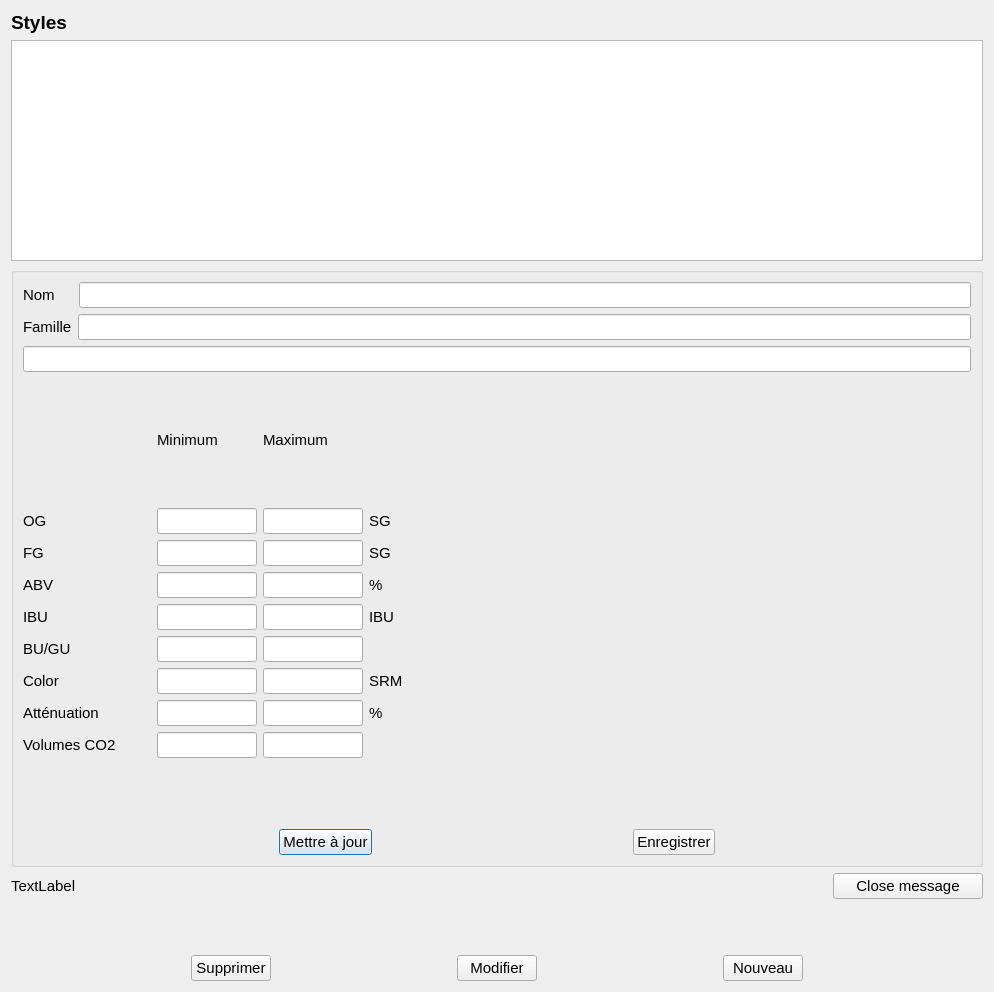
<?xml version="1.0" encoding="UTF-8"?>
<ui version="4.0">
 <class>StyleDialog</class>
 <widget class="QDialog" name="StyleDialog">
  <property name="geometry">
   <rect>
    <x>0</x>
    <y>0</y>
    <width>994</width>
    <height>992</height>
   </rect>
  </property>
  <property name="font">
   <font>
    <pointsize>11</pointsize>
   </font>
  </property>
  <property name="windowTitle">
   <string>Profil d'eau</string>
  </property>
  <layout class="QVBoxLayout" name="verticalLayout_2">
   <item>
    <widget class="QLabel" name="label_15">
     <property name="font">
      <font>
       <pointsize>14</pointsize>
       <bold>true</bold>
      </font>
     </property>
     <property name="text">
      <string>Styles</string>
     </property>
    </widget>
   </item>
   <item>
    <widget class="QListView" name="styleList"/>
   </item>
   <item>
    <widget class="QGroupBox" name="groupBoxNew">
     <property name="minimumSize">
      <size>
       <width>0</width>
       <height>600</height>
      </size>
     </property>
     <property name="maximumSize">
      <size>
       <width>16777215</width>
       <height>900</height>
      </size>
     </property>
     <property name="title">
      <string/>
     </property>
     <layout class="QVBoxLayout" name="verticalLayout">
      <item>
       <layout class="QHBoxLayout" name="horizontalLayout_2">
        <item>
         <widget class="QLabel" name="nameLabel">
          <property name="minimumSize">
           <size>
            <width>50</width>
            <height>0</height>
           </size>
          </property>
          <property name="text">
           <string>Nom</string>
          </property>
         </widget>
        </item>
        <item>
         <widget class="QLineEdit" name="nameEdit"/>
        </item>
       </layout>
      </item>
      <item>
       <layout class="QHBoxLayout" name="horizontalLayout_4">
        <item>
         <widget class="QLabel" name="familyLabel">
          <property name="text">
           <string>Famille</string>
          </property>
         </widget>
        </item>
        <item>
         <widget class="QLineEdit" name="familyEdit"/>
        </item>
       </layout>
      </item>
      <item>
       <widget class="QLineEdit" name="idEdit"/>
      </item>
      <item>
       <layout class="QHBoxLayout" name="horizontalLayout_5">
        <item>
         <layout class="QGridLayout" name="gridLayout">
          <item row="0" column="0">
           <widget class="QLabel" name="label_14">
            <property name="text">
             <string/>
            </property>
           </widget>
          </item>
          <item row="0" column="1">
           <widget class="QLabel" name="label_12">
            <property name="text">
             <string>Minimum</string>
            </property>
           </widget>
          </item>
          <item row="0" column="2">
           <widget class="QLabel" name="label_13">
            <property name="text">
             <string>Maximum</string>
            </property>
           </widget>
          </item>
          <item row="1" column="0">
           <widget class="QLabel" name="label">
            <property name="text">
             <string>OG</string>
            </property>
           </widget>
          </item>
          <item row="1" column="1">
           <widget class="QLineEdit" name="OGMinEdit">
            <property name="maximumSize">
             <size>
              <width>100</width>
              <height>16777215</height>
             </size>
            </property>
           </widget>
          </item>
          <item row="1" column="2">
           <widget class="QLineEdit" name="OGMaxEdit">
            <property name="maximumSize">
             <size>
              <width>100</width>
              <height>16777215</height>
             </size>
            </property>
           </widget>
          </item>
          <item row="1" column="3">
           <widget class="QLabel" name="calciumUnitLabel">
            <property name="text">
             <string>SG</string>
            </property>
           </widget>
          </item>
          <item row="2" column="0">
           <widget class="QLabel" name="label_2">
            <property name="text">
             <string>FG</string>
            </property>
           </widget>
          </item>
          <item row="2" column="1">
           <widget class="QLineEdit" name="FGMinEdit">
            <property name="maximumSize">
             <size>
              <width>100</width>
              <height>16777215</height>
             </size>
            </property>
           </widget>
          </item>
          <item row="2" column="2">
           <widget class="QLineEdit" name="FGMaxEdit">
            <property name="maximumSize">
             <size>
              <width>100</width>
              <height>16777215</height>
             </size>
            </property>
           </widget>
          </item>
          <item row="2" column="3">
           <widget class="QLabel" name="label_10">
            <property name="text">
             <string>SG</string>
            </property>
           </widget>
          </item>
          <item row="3" column="0">
           <widget class="QLabel" name="label_3">
            <property name="text">
             <string>ABV</string>
            </property>
           </widget>
          </item>
          <item row="3" column="1">
           <widget class="QLineEdit" name="ABVMinEdit">
            <property name="maximumSize">
             <size>
              <width>100</width>
              <height>16777215</height>
             </size>
            </property>
           </widget>
          </item>
          <item row="3" column="2">
           <widget class="QLineEdit" name="ABVMaxEdit">
            <property name="maximumSize">
             <size>
              <width>100</width>
              <height>16777215</height>
             </size>
            </property>
           </widget>
          </item>
          <item row="3" column="3">
           <widget class="QLabel" name="label_9">
            <property name="text">
             <string>%</string>
            </property>
           </widget>
          </item>
          <item row="4" column="0">
           <widget class="QLabel" name="label_4">
            <property name="text">
             <string>IBU</string>
            </property>
           </widget>
          </item>
          <item row="4" column="1">
           <widget class="QLineEdit" name="IBUMinEdit">
            <property name="maximumSize">
             <size>
              <width>100</width>
              <height>16777215</height>
             </size>
            </property>
           </widget>
          </item>
          <item row="4" column="2">
           <widget class="QLineEdit" name="IBUMaxEdit">
            <property name="maximumSize">
             <size>
              <width>100</width>
              <height>16777215</height>
             </size>
            </property>
           </widget>
          </item>
          <item row="4" column="3">
           <widget class="QLabel" name="label_8">
            <property name="text">
             <string>IBU</string>
            </property>
           </widget>
          </item>
          <item row="5" column="0">
           <widget class="QLabel" name="label_5">
            <property name="text">
             <string>BU/GU</string>
            </property>
           </widget>
          </item>
          <item row="5" column="1">
           <widget class="QLineEdit" name="BUvsGUMinEdit">
            <property name="maximumSize">
             <size>
              <width>100</width>
              <height>16777215</height>
             </size>
            </property>
           </widget>
          </item>
          <item row="5" column="2">
           <widget class="QLineEdit" name="BUvsGUMaxEdit">
            <property name="maximumSize">
             <size>
              <width>100</width>
              <height>16777215</height>
             </size>
            </property>
           </widget>
          </item>
          <item row="5" column="3">
           <widget class="QLabel" name="label_7">
            <property name="text">
             <string/>
            </property>
           </widget>
          </item>
          <item row="6" column="0">
           <widget class="QLabel" name="label_6">
            <property name="text">
             <string>Color</string>
            </property>
           </widget>
          </item>
          <item row="6" column="1">
           <widget class="QLineEdit" name="SRMMinEdit">
            <property name="maximumSize">
             <size>
              <width>100</width>
              <height>16777215</height>
             </size>
            </property>
           </widget>
          </item>
          <item row="6" column="2">
           <widget class="QLineEdit" name="SRMMaxEdit">
            <property name="maximumSize">
             <size>
              <width>100</width>
              <height>16777215</height>
             </size>
            </property>
           </widget>
          </item>
          <item row="6" column="3">
           <widget class="QLabel" name="label_11">
            <property name="text">
             <string>SRM</string>
            </property>
           </widget>
          </item>
          <item row="7" column="0">
           <widget class="QLabel" name="label_17">
            <property name="text">
             <string>Atténuation</string>
            </property>
           </widget>
          </item>
          <item row="7" column="1">
           <widget class="QLineEdit" name="appAttMinEdit">
            <property name="maximumSize">
             <size>
              <width>100</width>
              <height>16777215</height>
             </size>
            </property>
           </widget>
          </item>
          <item row="7" column="2">
           <widget class="QLineEdit" name="appAttMaxEdit">
            <property name="maximumSize">
             <size>
              <width>100</width>
              <height>16777215</height>
             </size>
            </property>
           </widget>
          </item>
          <item row="7" column="3">
           <widget class="QLabel" name="label_16">
            <property name="text">
             <string>%</string>
            </property>
           </widget>
          </item>
          <item row="8" column="0">
           <widget class="QLabel" name="label_18">
            <property name="text">
             <string>Volumes CO2</string>
            </property>
           </widget>
          </item>
          <item row="8" column="1">
           <widget class="QLineEdit" name="CO2MinEdit">
            <property name="maximumSize">
             <size>
              <width>100</width>
              <height>16777215</height>
             </size>
            </property>
           </widget>
          </item>
          <item row="8" column="2">
           <widget class="QLineEdit" name="CO2MaxEdit">
            <property name="maximumSize">
             <size>
              <width>100</width>
              <height>16777215</height>
             </size>
            </property>
           </widget>
          </item>
         </layout>
        </item>
        <item>
         <spacer name="horizontalSpacer_8">
          <property name="orientation">
           <enum>Qt::Horizontal</enum>
          </property>
          <property name="sizeHint" stdset="0">
           <size>
            <width>40</width>
            <height>20</height>
           </size>
          </property>
         </spacer>
        </item>
       </layout>
      </item>
      <item>
       <spacer name="verticalSpacer">
        <property name="orientation">
         <enum>Qt::Vertical</enum>
        </property>
        <property name="sizeType">
         <enum>QSizePolicy::Minimum</enum>
        </property>
        <property name="sizeHint" stdset="0">
         <size>
          <width>20</width>
          <height>65</height>
         </size>
        </property>
       </spacer>
      </item>
      <item>
       <layout class="QHBoxLayout" name="horizontalLayout">
        <item>
         <spacer name="horizontalSpacer">
          <property name="orientation">
           <enum>Qt::Horizontal</enum>
          </property>
          <property name="sizeHint" stdset="0">
           <size>
            <width>40</width>
            <height>20</height>
           </size>
          </property>
         </spacer>
        </item>
        <item>
         <widget class="QPushButton" name="updateButton">
          <property name="text">
           <string>Mettre à jour</string>
          </property>
         </widget>
        </item>
        <item>
         <spacer name="horizontalSpacer_2">
          <property name="orientation">
           <enum>Qt::Horizontal</enum>
          </property>
          <property name="sizeHint" stdset="0">
           <size>
            <width>40</width>
            <height>20</height>
           </size>
          </property>
         </spacer>
        </item>
        <item>
         <widget class="QPushButton" name="addButton">
          <property name="text">
           <string>Enregistrer</string>
          </property>
         </widget>
        </item>
        <item>
         <spacer name="horizontalSpacer_3">
          <property name="orientation">
           <enum>Qt::Horizontal</enum>
          </property>
          <property name="sizeHint" stdset="0">
           <size>
            <width>40</width>
            <height>20</height>
           </size>
          </property>
         </spacer>
        </item>
       </layout>
      </item>
     </layout>
    </widget>
   </item>
   <item>
    <layout class="QHBoxLayout" name="horizontalLayout_15">
     <item>
      <widget class="QLabel" name="labelMessage">
       <property name="sizePolicy">
        <sizepolicy hsizetype="Minimum" vsizetype="Preferred">
         <horstretch>0</horstretch>
         <verstretch>0</verstretch>
        </sizepolicy>
       </property>
       <property name="maximumSize">
        <size>
         <width>99999</width>
         <height>16777215</height>
        </size>
       </property>
       <property name="text">
        <string>TextLabel</string>
       </property>
      </widget>
     </item>
     <item>
      <widget class="QPushButton" name="closeMessageButton">
       <property name="minimumSize">
        <size>
         <width>150</width>
         <height>0</height>
        </size>
       </property>
       <property name="maximumSize">
        <size>
         <width>100</width>
         <height>16777215</height>
        </size>
       </property>
       <property name="text">
        <string>Close message</string>
       </property>
      </widget>
     </item>
    </layout>
   </item>
   <item>
    <layout class="QHBoxLayout" name="horizontalLayout_3">
     <property name="topMargin">
      <number>50</number>
     </property>
     <item>
      <spacer name="horizontalSpacer_4">
       <property name="orientation">
        <enum>Qt::Horizontal</enum>
       </property>
       <property name="sizeHint" stdset="0">
        <size>
         <width>40</width>
         <height>20</height>
        </size>
       </property>
      </spacer>
     </item>
     <item>
      <widget class="QPushButton" name="deleteButton">
       <property name="text">
        <string>Supprimer</string>
       </property>
      </widget>
     </item>
     <item>
      <spacer name="horizontalSpacer_5">
       <property name="orientation">
        <enum>Qt::Horizontal</enum>
       </property>
       <property name="sizeHint" stdset="0">
        <size>
         <width>40</width>
         <height>20</height>
        </size>
       </property>
      </spacer>
     </item>
     <item>
      <widget class="QPushButton" name="editButton">
       <property name="text">
        <string>Modifier</string>
       </property>
      </widget>
     </item>
     <item>
      <spacer name="horizontalSpacer_6">
       <property name="orientation">
        <enum>Qt::Horizontal</enum>
       </property>
       <property name="sizeHint" stdset="0">
        <size>
         <width>40</width>
         <height>20</height>
        </size>
       </property>
      </spacer>
     </item>
     <item>
      <widget class="QPushButton" name="newButton">
       <property name="text">
        <string>Nouveau</string>
       </property>
      </widget>
     </item>
     <item>
      <spacer name="horizontalSpacer_7">
       <property name="orientation">
        <enum>Qt::Horizontal</enum>
       </property>
       <property name="sizeHint" stdset="0">
        <size>
         <width>40</width>
         <height>20</height>
        </size>
       </property>
      </spacer>
     </item>
    </layout>
   </item>
  </layout>
 </widget>
 <resources/>
 <connections/>
</ui>
